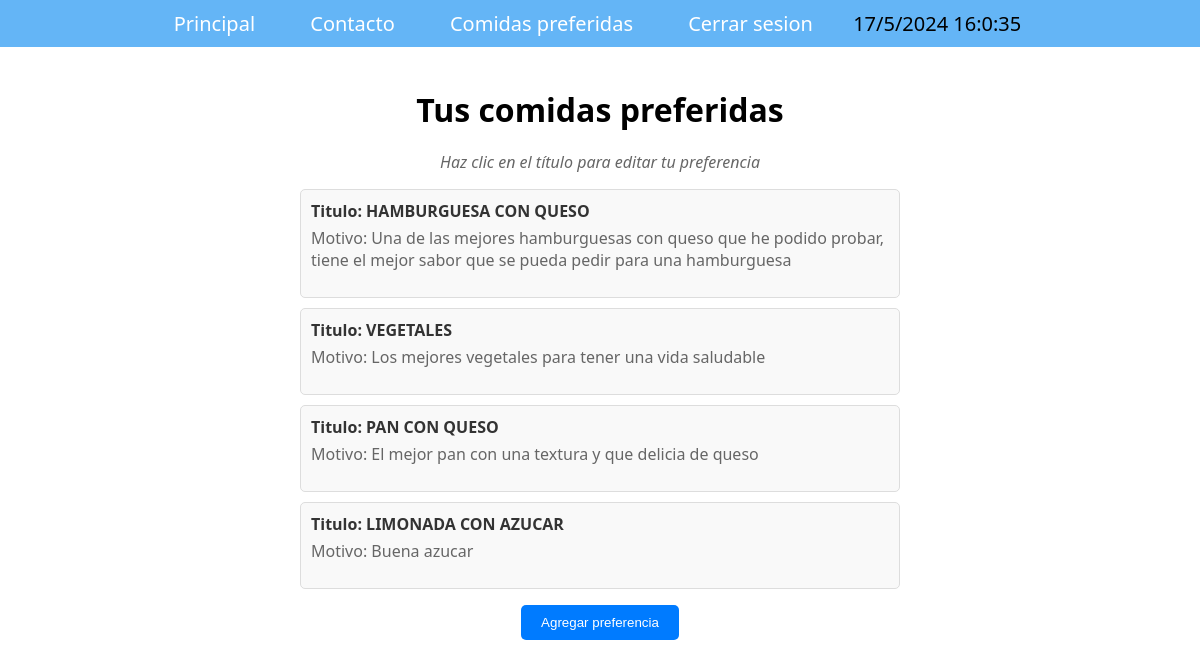
The page /comidas_preferidas/ (signed in) on the database as committed earlier.
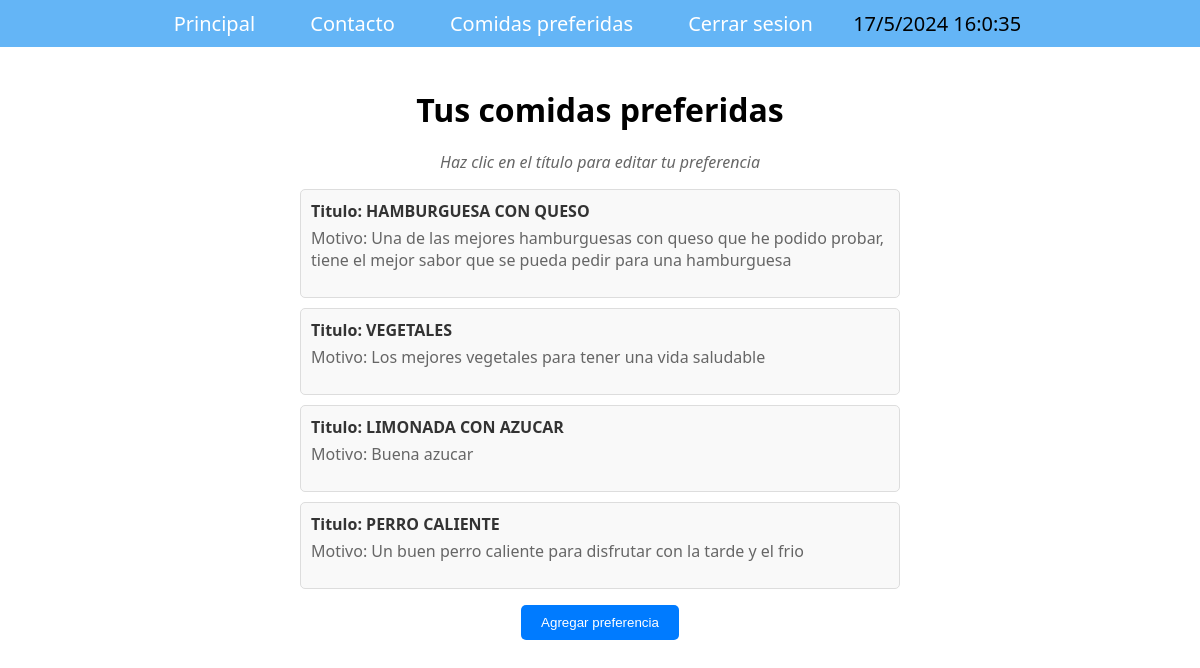
The same page on the database as committed later.
### miapp/models.py (models this page shows, shortened)
class Preferencia(models.Model):
    usuario = models.ForeignKey(User, on_delete=models.CASCADE)
    nombre_plato_preferido = models.CharField(max_length=255, null=True)
    motivo_preferencia = models.TextField(null=True)
    preferido = models.BooleanField(default=True)

### miapp/views.py (the view)
# urls.py: path('comidas_preferidas/', views.comidas_preferidas, name='preferencias'),
@login_required
def comidas_preferidas(request):
    preferidas = Preferencia.objects.filter(
        usuario=request.user, preferido=True)
    return render(request, 'preferencias.html', {
        'preferencias': preferidas,
    })

### templates/preferencias.html
{% extends 'base.html' %}
{% block content %}
    <div class="preferidas-comidas">
        <h1>Tus comidas preferidas</h1>
        <p class="detalles">Haz clic en el título para editar tu preferencia</p>
        <ul class="lista-comidas-preferidas">
            {% for preferencia in preferencias %}
                <li class="comida-preferida">
                    <div class="nombre-comida"><a href="{% url 'editar_preferencia' preferencia.id %}">Titulo: {{ preferencia.nombre_plato_preferido|upper }}</a></div>
                    <p class="reason">Motivo: {{ preferencia.motivo_preferencia }}</p>
                </li>
            {% endfor %}
        </ul>
        <button type="submit"><a href="{% url 'agregar_preferencia' %}">Agregar preferencia</a></button>
    </div>
{% endblock %}

Rows that differ between the two databases and show on the page:
removed Preferencia: nombre_plato_preferido "PAN CON QUESO", motivo_preferencia "El mejor pan con una textura y que delicia de queso"
added Preferencia: nombre_plato_preferido "PERRO CALIENTE", motivo_preferencia "Un buen perro caliente para disfrutar con la tarde y el frio"
